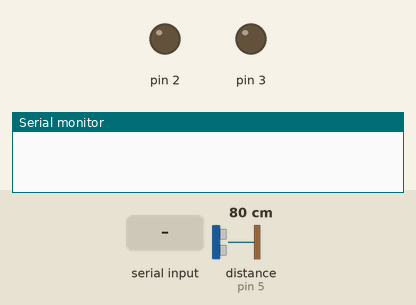
Recording of a sketch running on a simulated Arduino Uno, built with avr-gcc and run on an emulated ATmega328P. Parts: output pins drawn as LEDs (lit = HIGH), the last lines printed to the serial monitor. The test bench sets the inputs (shaded band); at power-on: distance to the obstacle (sensor on pin 5) 80 cm. The echo pulse lasts 58.3 µs per cm.

Above: at 1.2 s.
1.3 s: "R" received over Serial
At 2.4 s:
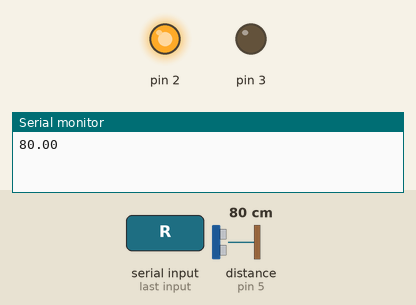
2.8 s: "Y" received over Serial
At 3.5 s:
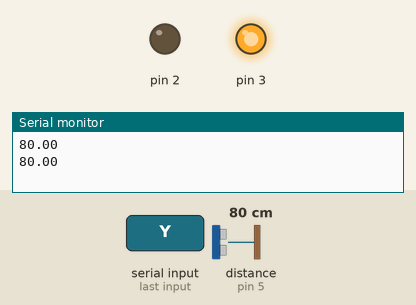
4.3 s: "O" received over Serial
At 4.7 s:
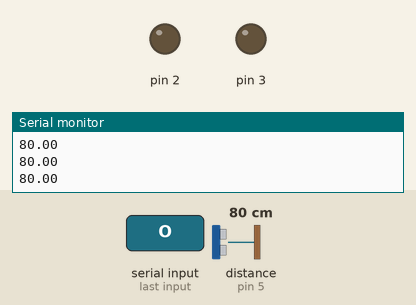
Timing chart, 0 to 7.3 s (numbered marks = the images above; inputs shaded):
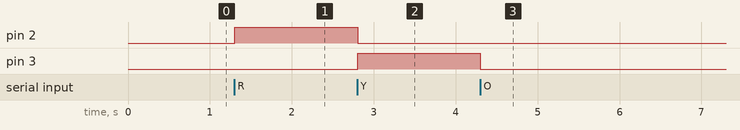

Measured:
- after the input at 1.3 s, pin 2: LOW → HIGH at once
- after the input at 2.8 s, pin 2: HIGH → LOW at once; pin 3: LOW → HIGH at once
- after the input at 4.3 s, pin 3: HIGH → LOW at once

The sketch:

Arduino-Serial-HCSR04.ino
```cpp
#include <HCSR04.h>

int triggerPin = 4;
int echoPin = 5;
UltraSonicDistanceSensor distanceSensor(triggerPin, echoPin);

void setup () {
  Serial.begin(4800, SERIAL_8N1);
  pinMode(2, OUTPUT);
  pinMode(3, OUTPUT);
}

void loop () {
}

void serialEvent() {
  while (Serial.available()) {
    int receivedByte = Serial.read();

    switch (receivedByte) {
      case 82 :                 // 'R' red led
        digitalWrite(2, HIGH);
        digitalWrite(3, LOW);
        break;
      case 89 :                 // 'Y' yellow led
        digitalWrite(3, HIGH);
        digitalWrite(2, LOW);
        break;
      case 79 :                 // 'O' turn-off leds
        digitalWrite(2, LOW);
        digitalWrite(3, LOW);
        break;
    }
    // send datas to Raspberry Pi
    float distance = distanceSensor.measureDistanceCm();
    char lineFeed = 10;
    Serial.print(distance);
    Serial.print(lineFeed);
  }
}
```
